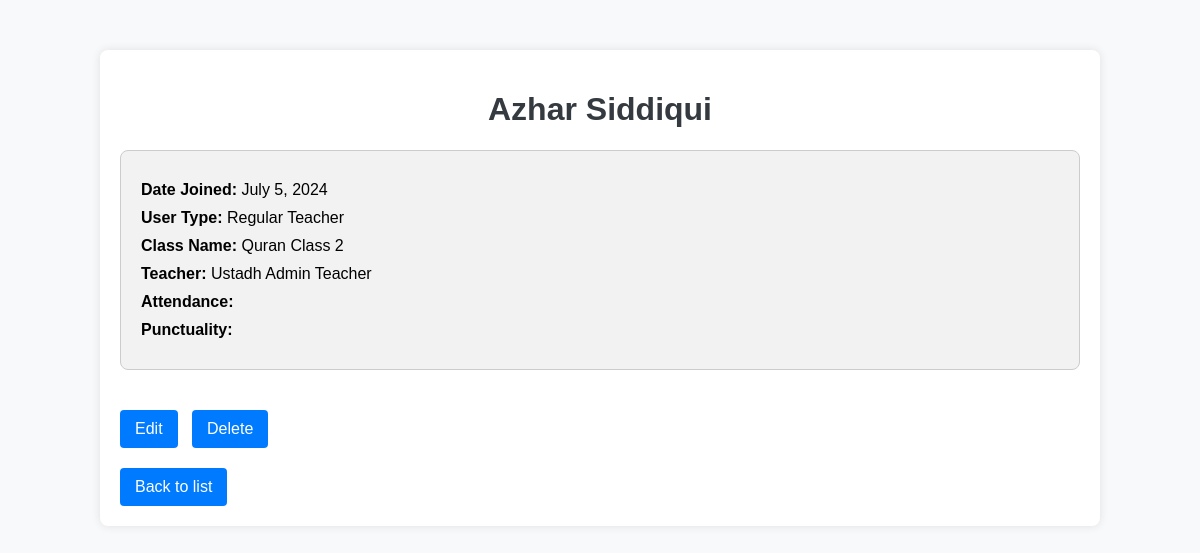
The page /accounts/profiles/4/ (signed in) on the database its author committed.
### accounts/models.py (models this page shows, shortened)
class Profile(models.Model):
    ADMIN_TEACHER = 'admin_teacher'
    REGULAR_TEACHER = 'regular_teacher'
    STUDENT = 'student'
    WAITING_LIST = 'waiting_list'
    USER_TYPE_CHOICES = [
        (ADMIN_TEACHER, 'Admin Teacher'),
        (REGULAR_TEACHER, 'Regular Teacher'),
        (STUDENT, 'Student'),
        (WAITING_LIST, 'Waiting List'),
    ]
    user = models.OneToOneField(User, on_delete=models.CASCADE)
    user_type = models.CharField(max_length=20, choices=USER_TYPE_CHOICES, default=WAITING_LIST)
    class_name = models.ForeignKey(ClassName, on_delete=models.SET_NULL, null=True,blank=True, related_name='students')
    class Meta:
        verbose_name = "Profile"
        verbose_name_plural = "Profiles"

class ClassName(models.Model):
    QAIDAH = 'qaidah'
    QURAN_READING = 'quran_reading'
    HIFZ = 'hifz'
    NA = 'na'
    BOOK_CHOICES = [
        (QAIDAH, 'Qaidah'),
        (QURAN_READING, 'Quran Reading'),
        (HIFZ, 'Hifz'),
        (NA, 'N/A'),
    ]
    name = models.CharField(max_length=100)
    teacher = models.ForeignKey('Profile', on_delete=models.SET_NULL, null=True,
                                limit_choices_to={'user_type__in': ['admin_teacher', 'regular_teacher']})
    book = models.CharField(max_length=20, choices=BOOK_CHOICES, default=NA)
    created_at = models.DateTimeField(auto_now_add=True)
    class Meta:
        verbose_name = "Class"
        verbose_name_plural = "Classes"

### accounts/views.py (the view)
# urls.py: path('profiles/<int:pk>/', ProfileDetailView.as_view(), name='profile-detail'),
class ProfileDetailView(LoginRequiredMixin, DetailView):
    model = Profile
    template_name = 'accounts/profile_detail.html'
    context_object_name = 'profile'

### accounts/templates/accounts/profile_detail.html (shortened to what this page needs)
<!DOCTYPE html>
<html lang="en">
<head>
</head>
<body>
    <div class="container">
        <h1>{{ profile.user.first_name }} {{ profile.user.last_name }}</h1>
        <div class="profile-details">
            <p><strong>Date Joined:</strong> {{ profile.user.date_joined|date:"F j, Y" }}</p>
            <p><strong>User Type:</strong> {{ profile.get_user_type_display }}</p>
            <p><strong>Class Name:</strong> {{ profile.class_name.name }}</p>
            {% if profile.class_name.teacher %}
            <p><strong>Teacher:</strong> Ustadh {{ profile.class_name.teacher.user.first_name }}</p>
            {% else %}
            <p><strong>Teacher:</strong> N/A</p>
            {% endif %}
            <p><strong>Attendance:</strong> {{ profile.attendance }}</p>
            <p><strong>Punctuality:</strong> {{ profile.punctuality }}</p>
        </div>
        <div class="actions">
            <a href="{% url 'profile-update' profile.pk %}">Edit</a>
            <a href="{% url 'profile-delete' profile.pk %}">Delete</a>
        </div>
        <a href="{% url 'profile-list' %}">Back to list</a>
    </div>
</body>
</html>

### accounts/templates/accounts/profile_detail.html (style rules this page uses)
body { font-family: Arial, sans-serif; background-color: #f8f9fa; margin: 0; padding: 0; }
.container { width: 80%; margin: 50px auto; background-color: #fff; padding: 20px; box-shadow: 0 0 10px rgba(0, 0, 0, 0.1); border-radius: 8px; }
h1 { text-align: center; color: #343a40; }
.profile-details { margin: 20px 0; padding: 20px; border: 1px solid #ccc; border-radius: 8px; background-color: #f2f2f2; }
.profile-details p { margin: 10px 0; }
a { display: inline-block; margin-top: 20px; padding: 10px 15px; background-color: #007bff; color: #fff; text-decoration: none; border-radius: 4px; }
.actions a { margin-right: 10px; }

### rows shown on the page
Profile: user.first_name "Azhar", user.last_name "Siddiqui", user.date_joined "July 5, 2024", user_type "Regular Teacher", class_name.name "Quran Class 2", class_name.teacher.user.first_name "Admin Teacher"
